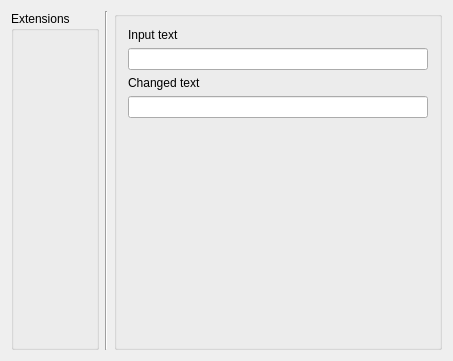
<?xml version="1.0" encoding="UTF-8"?>
<ui version="4.0">
 <class>MinimalViewControls</class>
 <widget class="QWidget" name="MinimalViewControls">
  <property name="enabled">
   <bool>true</bool>
  </property>
  <property name="geometry">
   <rect>
    <x>0</x>
    <y>0</y>
    <width>453</width>
    <height>361</height>
   </rect>
  </property>
  <property name="minimumSize">
   <size>
    <width>0</width>
    <height>0</height>
   </size>
  </property>
  <property name="windowTitle">
   <string>QmitkTemplate</string>
  </property>
  <layout class="QHBoxLayout" name="horizontalLayout">
   <item>
    <widget class="QGroupBox" name="m_ButtonContainer">
     <property name="title">
      <string>Extensions</string>
     </property>
     <property name="flat">
      <bool>false</bool>
     </property>
    </widget>
   </item>
   <item>
    <widget class="Line" name="line">
     <property name="orientation">
      <enum>Qt::Vertical</enum>
     </property>
    </widget>
   </item>
   <item>
    <widget class="QGroupBox" name="groupBox">
     <layout class="QVBoxLayout" name="verticalLayout">
      <item>
       <widget class="QLabel" name="label">
        <property name="text">
         <string>Input text</string>
        </property>
       </widget>
      </item>
      <item>
       <widget class="QLineEdit" name="m_InputText"/>
      </item>
      <item>
       <widget class="QLabel" name="label_2">
        <property name="text">
         <string>Changed text</string>
        </property>
       </widget>
      </item>
      <item>
       <widget class="QLineEdit" name="m_OutputText">
        <property name="readOnly">
         <bool>true</bool>
        </property>
       </widget>
      </item>
      <item>
       <spacer name="verticalSpacer">
        <property name="orientation">
         <enum>Qt::Vertical</enum>
        </property>
        <property name="sizeHint" stdset="0">
         <size>
          <width>20</width>
          <height>40</height>
         </size>
        </property>
       </spacer>
      </item>
     </layout>
    </widget>
   </item>
  </layout>
 </widget>
 <layoutdefault spacing="6" margin="11"/>
 <resources/>
 <connections/>
</ui>
